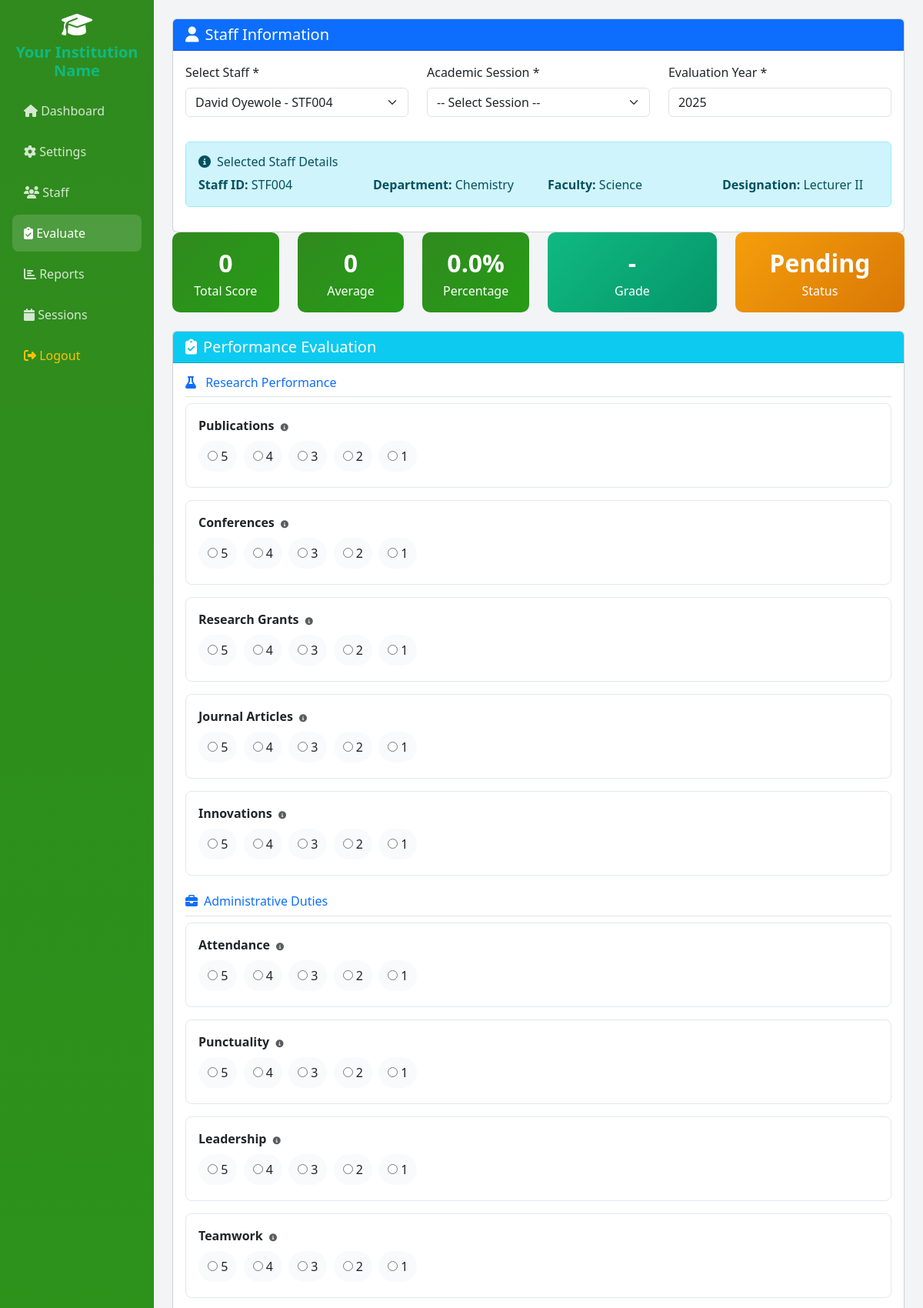
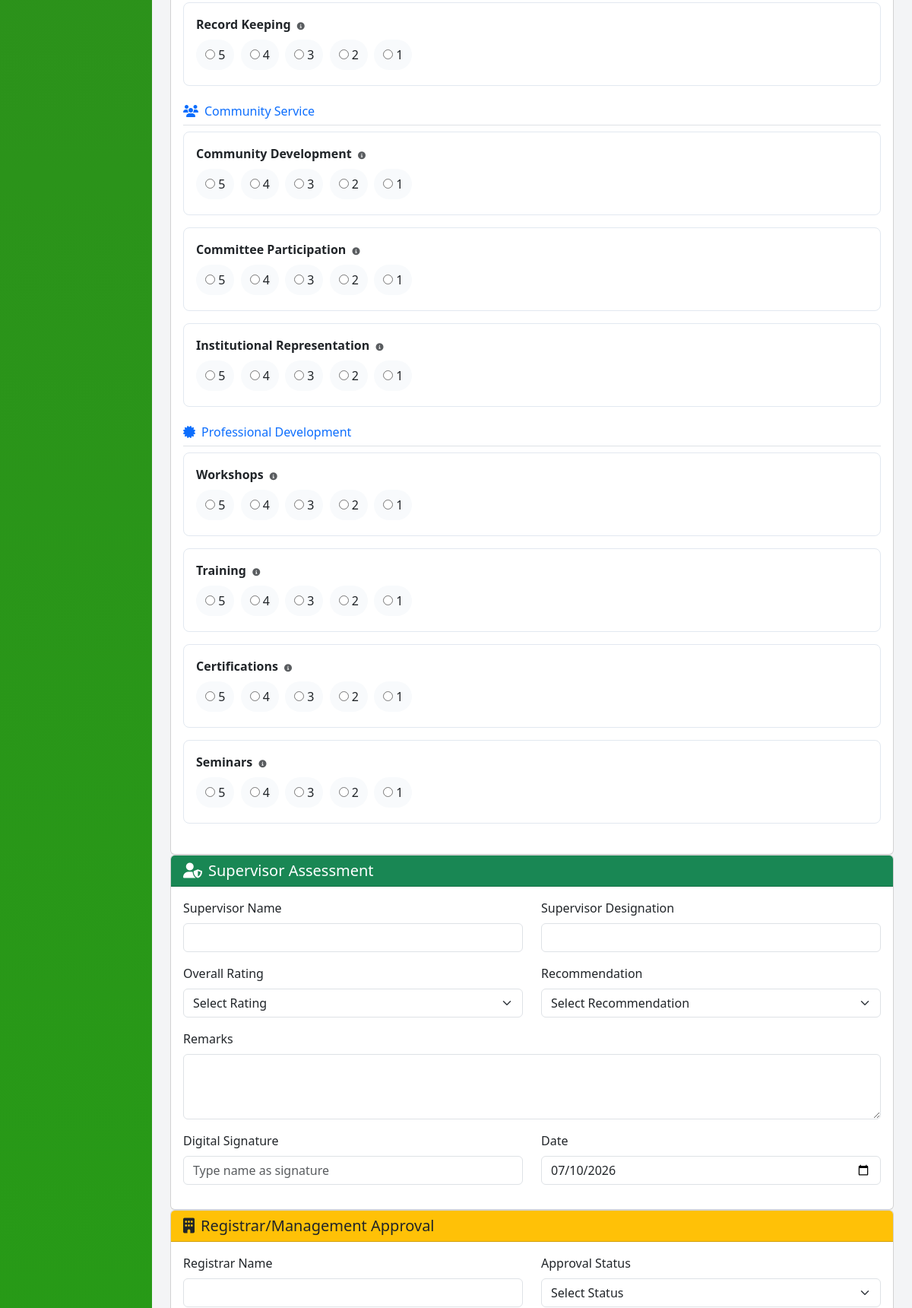
Screenshot of /evaluate.php?staff_id=4 (signed in, upper part) with the database file from the repository (2 pictures, top to bottom).
### tables this page shows
CREATE TABLE IF NOT EXISTS academic_sessions (
    id INT AUTO_INCREMENT PRIMARY KEY,
    session_name VARCHAR(20) NOT NULL,
    semester VARCHAR(20) NOT NULL,
    year INT NOT NULL,
    is_active TINYINT(1) DEFAULT 0,
    created_at TIMESTAMP DEFAULT CURRENT_TIMESTAMP
);

CREATE TABLE IF NOT EXISTS staff (
    id INT AUTO_INCREMENT PRIMARY KEY,
    staff_id VARCHAR(50) NOT NULL UNIQUE,
    surname VARCHAR(100) NOT NULL,
    first_name VARCHAR(100),
    email VARCHAR(100) NOT NULL,
    phone VARCHAR(20),
    department VARCHAR(100),
    faculty VARCHAR(100),
    designation VARCHAR(100),
    grade_level VARCHAR(20),
    employment_status VARCHAR(50),
    years_of_service INT,
    status ENUM('active', 'inactive') DEFAULT 'active',
    password VARCHAR(255),
    created_at TIMESTAMP DEFAULT CURRENT_TIMESTAMP,
    updated_at TIMESTAMP DEFAULT CURRENT_TIMESTAMP ON UPDATE CURRENT_TIMESTAMP
);

### evaluate.php (the view, shortened to what the rows shown need)
<?php
$staffId = $_GET['staff_id'] ?? null;
$pdo = getDBConnection();
$stmt = $pdo->query("SELECT * FROM settings");
$settings = [];
while ($row = $stmt->fetch()) {
    $settings[$row['setting_key']] = $row['setting_value'];
}
$selectedStaff = null;
if ($staffId) {
    $stmt = $pdo->prepare("SELECT * FROM staff WHERE id = ?");
    $stmt->execute([$staffId]);
    $selectedStaff = $stmt->fetch();
}
$existingEval = null;
$stmt = $pdo->query("SELECT * FROM academic_sessions ORDER BY year DESC, semester");
$sessions = $stmt->fetchAll();
?>
<!DOCTYPE html>
<html lang="en">
<head>
    <link href="https://cdn.jsdelivr.net/npm/bootstrap@5.3.0/dist/css/bootstrap.min.css" rel="stylesheet">
    <link href="https://cdnjs.cloudflare.com/ajax/libs/font-awesome/6.4.0/css/all.min.css" rel="stylesheet">
</head>
<body>
    <div class="container-fluid">
        <div class="row">
            <div class="col-md-9 col-lg-10 p-4">
                <form method="POST" id="evalForm">
                <div class="card">
                    <div class="card-body">
                        <div class="row">
                            <div class="col-md-4 mb-3">
                                <label class="form-label">Evaluation Year *</label>
                                <input type="number" class="form-control" name="evaluation_year" value="<?php echo $existingEval['evaluation_year'] ?? ($settings['evaluation_year'] ?? date('Y')); ?>" min="2020" max="2030" required>
                            </div>
                        </div>
                        <?php if ($selectedStaff): ?>
                        <div class="alert alert-info mt-3">
                            <h6><i class="fas fa-info-circle me-2"></i>Selected Staff Details</h6>
                            <div class="row">
                                <div class="col-md-3"><strong>Staff ID:</strong> <?php echo htmlspecialchars($selectedStaff['staff_id']); ?></div>
                                <div class="col-md-3"><strong>Department:</strong> <?php echo htmlspecialchars($selectedStaff['department']); ?></div>
                                <div class="col-md-3"><strong>Faculty:</strong> <?php echo htmlspecialchars($selectedStaff['faculty']); ?></div>
                                <div class="col-md-3"><strong>Designation:</strong> <?php echo htmlspecialchars($selectedStaff['designation']); ?></div>
                            </div>
                        </div>
                        <?php endif; ?>
                    </div>
                </div>
                </form>
            </div>
        </div>
    </div>
</body>
</html>

### rows the page displays
academic_sessions: evaluation_year "2025"
staff: staff "STF004", department "Chemistry", faculty "Science", designation "Lecturer II"

### other values shown
$institutionName "Your Institution Name"
$q['label'] "Publications"
$q['label'] "Conferences"
$q['label'] "Research Grants"
$q['label'] "Journal Articles"
$q['label'] "Innovations"
$q['label'] "Attendance"
$q['label'] "Punctuality"
$q['label'] "Leadership"
$q['label'] "Teamwork"
$q['label'] "Record Keeping"
$q['label'] "Community Development"
$q['label'] "Committee Participation"
$q['label'] "Institutional Representation"
$q['label'] "Workshops"
